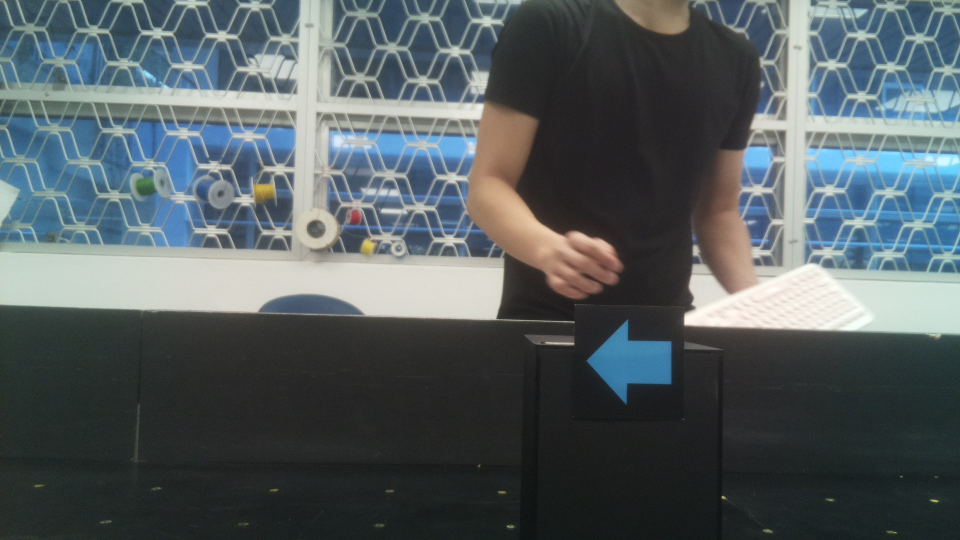
#> input picture Raspberry Pi/Image Recognition/Query/Blue 2.jpg, 1920 x 1080 px (shown at 1/2 size)
$ python demoSift.py
#> lines starting #> are read from the running program, lines starting #| are printed output that depends on the picture; pictures that were not available may be replaced by others from this repository, and a replacement may not be noted
import numpy as np
import os
import cv2
from matplotlib import pyplot as plt

def readImgAsBGR(filepath):
    return cv2.imread(filepath)

def readImgAsGray(filepath):
    img_BGR = readImgAsBGR(filepath)
    return cv2.cvtColor(img_BGR,cv2.COLOR_BGR2GRAY)

# Initiate SIFT detector
sift = cv2.xfeatures2d.SIFT_create()

queryImg = cv2.imread('Query/Blue 2.jpg',0)
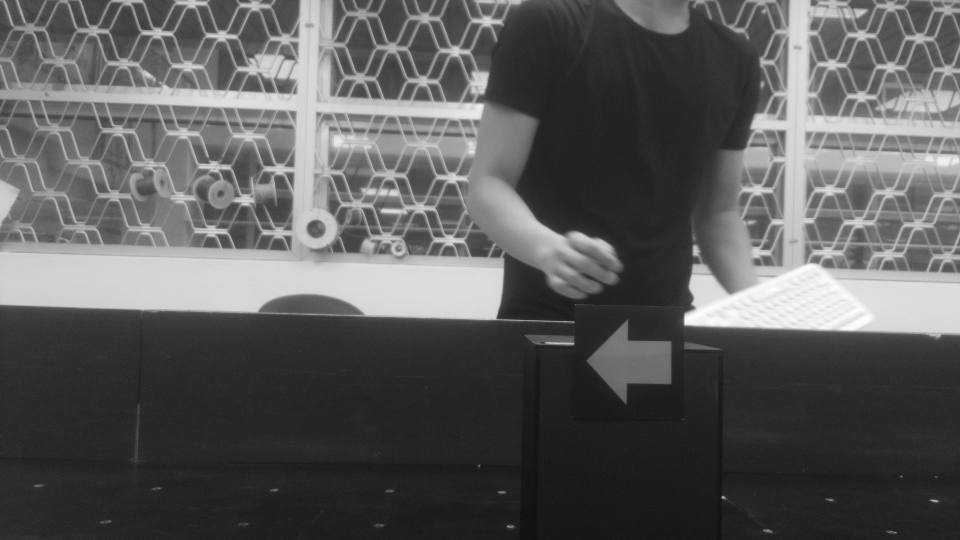
#> queryImg: shape (1080, 1920) (shown at 1/2 size); min 13, max 255, mean 91.1

# generate training keypoints and descriptors
keypoint_descriptor_list = []
for entry in os.scandir("Training2"):
    #  print('Reading {} for training'.format(entry.name))
    # img_BGR = readImgAsBGR(entry.path)
    img_gray= readImgAsGray(entry.path)
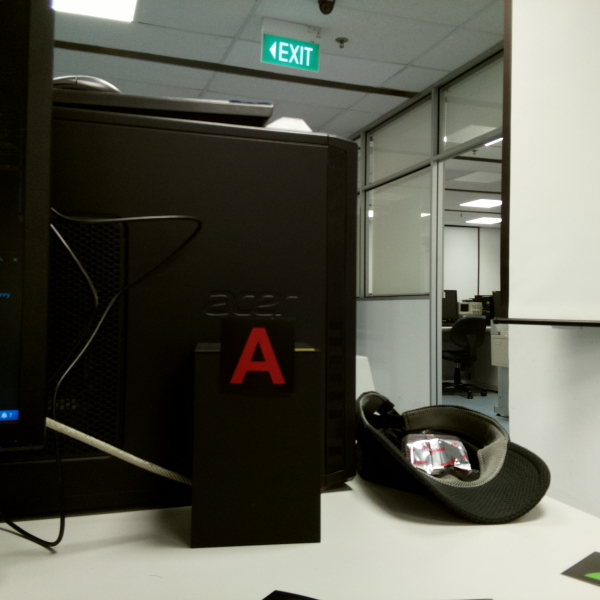
#> input picture Raspberry Pi/Image Recognition/Query/0-0-N.jpg, 600 x 600 px, given as the content of the folder Training2, which was not available
#> in readImgAsBGR, returned value is the input picture: shape (600, 600, 3); mean B, G, R 82.5, 93.1, 92.7
    training_kp_des = sift.detectAndCompute(img_gray, None)
    keypoint_descriptor_list.append([entry.name, img_gray, training_kp_des[0],training_kp_des[1]])


# find the keypoints and descriptors with SIFT
queryKp, queryDes = sift.detectAndCompute(queryImg,None)
#> queryKp = 2459 keypoints; strongest (x, y, size): (1381, 639, 19.6), (1424, 614, 70), (1446, 995, 4.1), (1547, 589, 157.8)

# FLANN parameters
FLANN_INDEX_KDTREE = 0
index_params = dict(algorithm = FLANN_INDEX_KDTREE, trees = 5)
search_params = dict(checks=50)   # or pass empty dictionary

flann = cv2.FlannBasedMatcher(index_params,search_params)

for (training_name, trainingImg, trainingKp, trainingDes) in keypoint_descriptor_list:
    matches = flann.knnMatch(trainingDes,queryDes,k=2)

    # Need to draw only good matches, so create a mask
    matchesMask = [[0,0] for i in range(len(matches))]

    # ratio test as per Lowe's paper
    for i,(m,n) in enumerate(matches):
        if m.distance < 0.7*n.distance:
            matchesMask[i]=[1,0]

    draw_params = dict(matchColor = (0,255,0),
                    singlePointColor = (255,0,0),
                    matchesMask = matchesMask,
                    flags = 0)

    img3 = cv2.drawMatchesKnn(trainingImg,trainingKp,queryImg,queryKp,matches,None,**draw_params)

    plt.imshow(img3,),plt.show()
#> this loop made 1 pass
#> (training_name, matches) on pass 1: ('0-0-N.jpg', 462 matches)
#> pass 1, `img3 = cv2.drawMatchesKnn(trainingImg,trainingKp,queryImg,queryKp,matc..`:
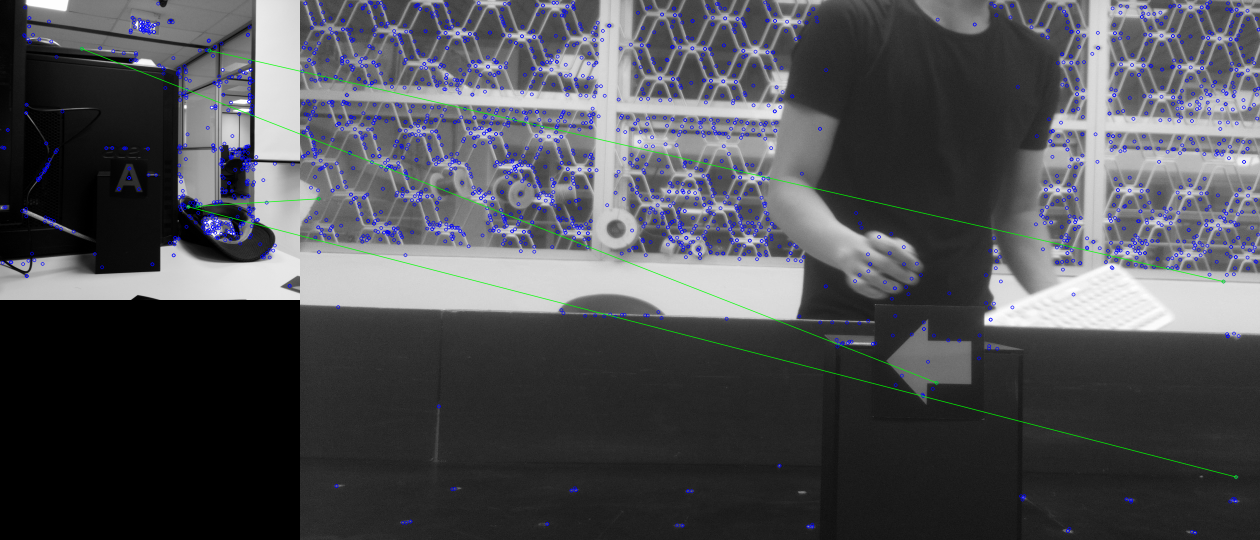
#> img3: shape (1080, 2520, 3) (shown at 1/2 size); mean of channels 0, 1, 2 84, 79.5, 78.7; drawn as B, G, R
